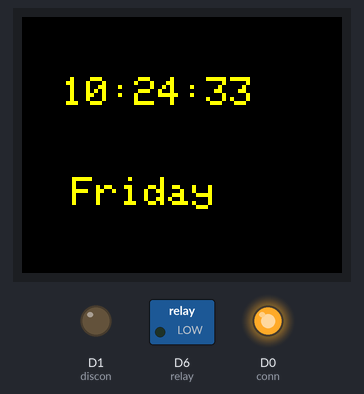
Bench run of a sketch on a simulated ESP8266 (NodeMCU). Parts: 160×128 colour display, switched loads named in the sketch (green lamp = pin HIGH), output pins drawn as LEDs (lit = HIGH). WiFi joins after 1.5 s; servers stay silent unless stated; network time is answered at once with the bench clock; the local clock reads 2024-03-15 10:24:30 at power-on unless the sketch sets it.

Above: at 3.9 s.
At 12.8 s:
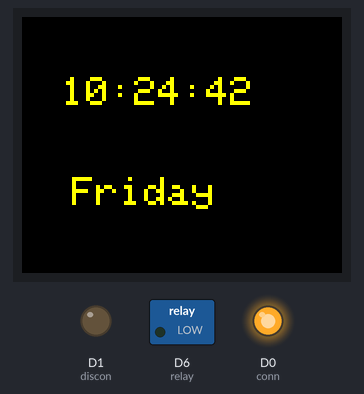
At 21.6 s:
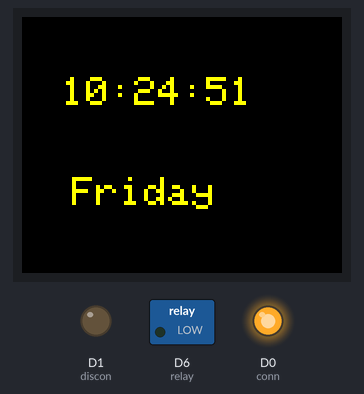
At 39.4 s:
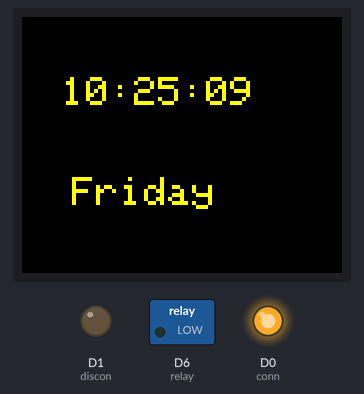
Timing chart, 0 to 40.0 s (numbered marks = the images above):
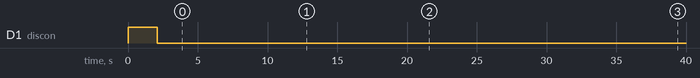

Measured:
- what the display in image 0 shows lasts 0.5 s, from 3.8 s to 4.3 s

The sketch:

_34.ino
```cpp
#include <Adafruit_GFX.h>      // include Adafruit graphics library
#include <Adafruit_ST7735.h>   // include Adafruit ST7735 TFT library
#include <NTPClient.h>
#include <ESP8266WiFi.h>
#include <WiFiUdp.h>

#define relay  D6
#define conn   D0 //connected to my WiFi
#define discon D1 //not connected
// ST7735 TFT module connections
#define TFT_RST   D4     // TFT RST pin is connected to NodeMCU pin D4 (GPIO2)
#define TFT_CS    D3     // TFT CS  pin is connected to NodeMCU pin D3 (GPIO0)
#define TFT_DC    D2     // TFT DC  pin is connected to NodeMCU pin D2 (GPIO4)
// initialize ST7735 TFT library with hardware SPI module

// SCK (CLK) ---> NodeMCU pin D5 (GPIO14)
// MOSI(DIN) ---> NodeMCU pin D7 (GPIO13)
Adafruit_ST7735 tft = Adafruit_ST7735(TFT_CS, TFT_DC, TFT_RST);

float p = 3.1415926;
char daysOfTheWeek[7][12] = {"Sunday", "Monday", "Tuesday", "Wednesday", "Thursday", "Friday", "Saturday"};

const char *ssid     = "Anuar's phone";
const char *password = "vally2023";

WiFiUDP ntpUDP;
//NTPClient timeClient(ntpUDP, "ke.pool.ntp.org", 10800, 60000);
NTPClient timeClient(ntpUDP);

String formattedDate;
String dayStamp;
String timeStamp;

void setup(void) {

  pinMode(relay,OUTPUT);
  pinMode(conn,OUTPUT);
  pinMode(discon,OUTPUT);

  WiFi.begin( ssid, password );


 tft.setTextColor(ST7735_BLACK);
  tft.setCursor(20,30);
  tft.setTextSize(2);
  tft.println("Connecting...");

  while ( WiFi.status() != WL_CONNECTED ) {
    digitalWrite(discon, HIGH);
    delay ( 700 );
  }

  digitalWrite(discon, LOW);
  digitalWrite(conn, HIGH);
  timeClient.begin();
  timeClient.setTimeOffset(10800);

  tft.initR(INITR_BLACKTAB);   // initialize a ST7735S chip, black tab
 tft.setRotation(1);
  uint16_t time = millis();
  tft.fillScreen(ST7735_BLACK);
  time = millis() - time;

  delay(500);

  // large block of text
  tft.fillScreen(ST7735_BLACK);
//  testdrawtext("Lorem ipsum dolor sit amet, consectetur adipiscing elit. Curabitur adipiscing ante sed nibh tincidunt feugiat. Maecenas enim massa, fringilla sed malesuada et, malesuada sit amet turpis. Sed porttitor neque ut ante pretium vitae malesuada nunc bibendum. Nullam aliquet ultrices massa eu hendrerit. Ut sed nisi lorem. In vestibulum purus a tortor imperdiet posuere. ", ST7735_WHITE);
  delay(1000);

}


void loop() {
  timeClient.update();
  tft.setTextColor(ST7735_YELLOW);
  tft.setCursor(20,30);
  tft.setTextSize(2);
  tft.println(timeClient.getFormattedTime());
  tft.setCursor(25, 80);
  tft.setTextSize(2);
  tft.println(daysOfTheWeek[timeClient.getDay()]);


  //digitalWrite(relay, HIGH);
  delay(500);
  tft.fillScreen(ST7735_BLACK);


}
```
